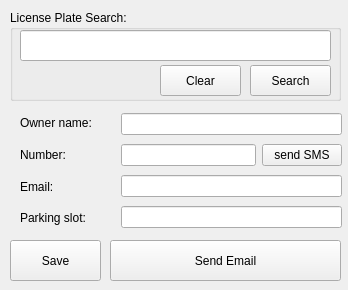
<?xml version="1.0" encoding="UTF-8"?>
<ui version="4.0">
 <class>ConnectWindow</class>
 <widget class="QMainWindow" name="ConnectWindow">
  <property name="geometry">
   <rect>
    <x>0</x>
    <y>0</y>
    <width>348</width>
    <height>290</height>
   </rect>
  </property>
  <property name="windowTitle">
   <string>MainWindow</string>
  </property>
  <widget class="QWidget" name="centralwidget">
   <widget class="QGroupBox" name="groupBox">
    <property name="geometry">
     <rect>
      <x>10</x>
      <y>10</y>
      <width>331</width>
      <height>91</height>
     </rect>
    </property>
    <property name="title">
     <string>License Plate Search:</string>
    </property>
    <widget class="QPushButton" name="btn_clear">
     <property name="geometry">
      <rect>
       <x>150</x>
       <y>55</y>
       <width>81</width>
       <height>31</height>
      </rect>
     </property>
     <property name="text">
      <string>Clear</string>
     </property>
    </widget>
    <widget class="QLineEdit" name="license_search">
     <property name="geometry">
      <rect>
       <x>10</x>
       <y>20</y>
       <width>311</width>
       <height>31</height>
      </rect>
     </property>
    </widget>
    <widget class="QPushButton" name="btn_search">
     <property name="geometry">
      <rect>
       <x>240</x>
       <y>55</y>
       <width>81</width>
       <height>31</height>
      </rect>
     </property>
     <property name="text">
      <string>Search</string>
     </property>
    </widget>
   </widget>
   <widget class="QWidget" name="layoutWidget4_2">
    <property name="geometry">
     <rect>
      <x>20</x>
      <y>110</y>
      <width>91</width>
      <height>121</height>
     </rect>
    </property>
    <layout class="QVBoxLayout" name="verticalLayout_6">
     <item>
      <widget class="QLabel" name="label_16">
       <property name="text">
        <string>Owner name:</string>
       </property>
      </widget>
     </item>
     <item>
      <widget class="QLabel" name="label_17">
       <property name="text">
        <string>Number:</string>
       </property>
      </widget>
     </item>
     <item>
      <widget class="QLabel" name="label_19">
       <property name="text">
        <string>Email:</string>
       </property>
      </widget>
     </item>
     <item>
      <widget class="QLabel" name="label_20">
       <property name="text">
        <string>Parking slot:</string>
       </property>
      </widget>
     </item>
    </layout>
   </widget>
   <widget class="QPushButton" name="btn_email">
    <property name="geometry">
     <rect>
      <x>110</x>
      <y>240</y>
      <width>231</width>
      <height>41</height>
     </rect>
    </property>
    <property name="text">
     <string>Send Email</string>
    </property>
   </widget>
   <widget class="QWidget" name="layoutWidget">
    <property name="geometry">
     <rect>
      <x>121</x>
      <y>110</y>
      <width>221</width>
      <height>121</height>
     </rect>
    </property>
    <layout class="QVBoxLayout" name="verticalLayout">
     <item>
      <widget class="QLineEdit" name="name_edit"/>
     </item>
     <item>
      <layout class="QHBoxLayout" name="horizontalLayout">
       <item>
        <widget class="QLineEdit" name="number_edit"/>
       </item>
       <item>
        <widget class="QPushButton" name="btn_send_sms">
         <property name="text">
          <string>send SMS</string>
         </property>
        </widget>
       </item>
      </layout>
     </item>
     <item>
      <widget class="QLineEdit" name="email_edit"/>
     </item>
     <item>
      <widget class="QLineEdit" name="slot_edit"/>
     </item>
    </layout>
   </widget>
   <widget class="QPushButton" name="btn_save">
    <property name="geometry">
     <rect>
      <x>10</x>
      <y>240</y>
      <width>91</width>
      <height>41</height>
     </rect>
    </property>
    <property name="text">
     <string>Save</string>
    </property>
   </widget>
  </widget>
 </widget>
 <resources/>
 <connections/>
</ui>
